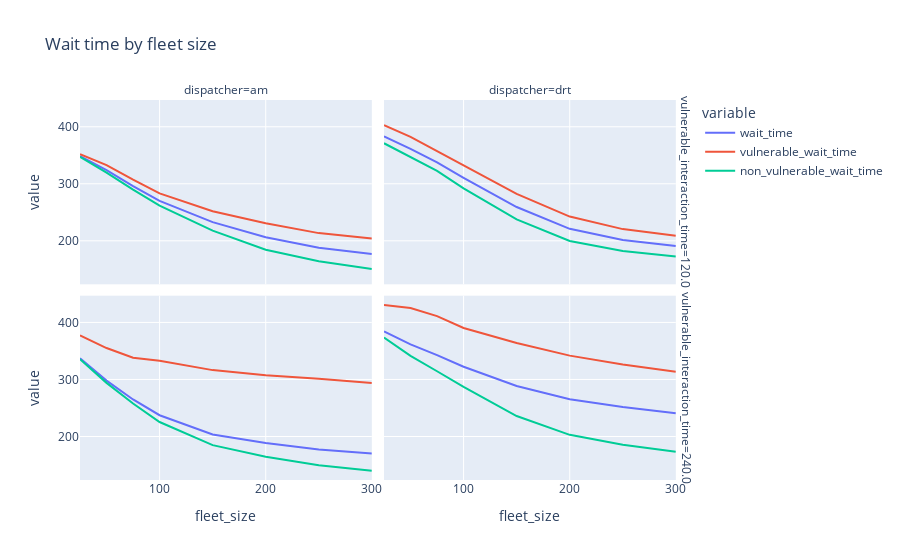

The cell this chart's notebook holds for it:
### Code cell
df_plot = df_analysis[
    (df_analysis["vulnerable_share"] == 0.5) & (df_analysis["fleet_size"] <= 300)
].melt(
    ["fleet_size", "vulnerable_interaction_time", "dispatcher"], 
    ["wait_time", "vulnerable_wait_time", "non_vulnerable_wait_time"]
).sort_values(by = ["fleet_size", "vulnerable_interaction_time"])

px.line(df_plot, height = 600, title = "Wait time by fleet size",
        x = "fleet_size", y = "value", color = "variable", 
        facet_col = "dispatcher", facet_row = "vulnerable_interaction_time")

### Figure 1 — Plotly figure (JSON) as saved in the notebook; plotly's stock layout.template omitted (floating-point values rounded to 4 significant figures)
{"data": [{"hovertemplate": "variable=wait_time<br>vulnerable_interaction_time=120.0<br>dispatcher=am<br>fleet_size=%{x}<br>value=%{y}<extra></extra>", "legendgroup": "wait_time", "line": {"color": "#636efa", "dash": "solid"}, "marker": {"symbol": "circle"}, "mode": "lines", "name": "wait_time", "orientation": "v", "showlegend": true, "type": "scatter", "x": [25, 50, 75, 100, 150, 200, 250, 300], "xaxis": "x3", "y": [348.6, 323.8, 296.0, 270.0, 232.8, 206.1, 187.7, 176.7], "yaxis": "y3"}, {"hovertemplate": "variable=wait_time<br>vulnerable_interaction_time=120.0<br>dispatcher=drt<br>fleet_size=%{x}<br>value=%{y}<extra></extra>", "legendgroup": "wait_time", "line": {"color": "#636efa", "dash": "solid"}, "marker": {"symbol": "circle"}, "mode": "lines", "name": "wait_time", "orientation": "v", "showlegend": false, "type": "scatter", "x": [25, 50, 75, 100, 150, 200, 250, 300], "xaxis": "x4", "y": [383.1, 361.1, 337.5, 310.5, 259.2, 220.9, 201.4, 190.7], "yaxis": "y4"}, {"hovertemplate": "variable=wait_time<br>vulnerable_interaction_time=240.0<br>dispatcher=am<br>fleet_size=%{x}<br>value=%{y}<extra></extra>", "legendgroup": "wait_time", "line": {"color": "#636efa", "dash": "solid"}, "marker": {"symbol": "circle"}, "mode": "lines", "name": "wait_time", "orientation": "v", "showlegend": false, "type": "scatter", "x": [25, 50, 75, 100, 150, 200, 250, 300], "xaxis": "x", "y": [337.4, 298.0, 264.9, 237.3, 203.5, 188.4, 177.3, 170.4], "yaxis": "y"}, {"hovertemplate": "variable=wait_time<br>vulnerable_interaction_time=240.0<br>dispatcher=drt<br>fleet_size=%{x}<br>value=%{y}<extra></extra>", "legendgroup": "wait_time", "line": {"color": "#636efa", "dash": "solid"}, "marker": {"symbol": "circle"}, "mode": "lines", "name": "wait_time", "orientation": "v", "showlegend": false, "type": "scatter", "x": [25, 50, 75, 100, 150, 200, 250, 300], "xaxis": "x2", "y": [384.3, 361.6, 342.7, 322.3, 288.7, 265.5, 251.9, 240.9], "yaxis": "y2"}, {"hovertemplate": "variable=vulnerable_wait_time<br>vulnerable_interaction_time=120.0<br>dispatcher=am<br>fleet_size=%{x}<br>value=%{y}<extra></extra>", "legendgroup": "vulnerable_wait_time", "line": {"color": "#EF553B", "dash": "solid"}, "marker": {"symbol": "circle"}, "mode": "lines", "name": "vulnerable_wait_time", "orientation": "v", "showlegend": true, "type": "scatter", "x": [25, 50, 75, 100, 150, 200, 250, 300], "xaxis": "x3", "y": [351.9, 332.6, 307.2, 283.1, 251.8, 230.9, 213.5, 204.1], "yaxis": "y3"}, {"hovertemplate": "variable=vulnerable_wait_time<br>vulnerable_interaction_time=120.0<br>dispatcher=drt<br>fleet_size=%{x}<br>value=%{y}<extra></extra>", "legendgroup": "vulnerable_wait_time", "line": {"color": "#EF553B", "dash": "solid"}, "marker": {"symbol": "circle"}, "mode": "lines", "name": "vulnerable_wait_time", "orientation": "v", "showlegend": false, "type": "scatter", "x": [25, 50, 75, 100, 150, 200, 250, 300], "xaxis": "x4", "y": [402.7, 382.4, 357.4, 332.7, 282.4, 242.5, 220.5, 208.8], "yaxis": "y4"}, {"hovertemplate": "variable=vulnerable_wait_time<br>vulnerable_interaction_time=240.0<br>dispatcher=am<br>fleet_size=%{x}<br>value=%{y}<extra></extra>", "legendgroup": "vulnerable_wait_time", "line": {"color": "#EF553B", "dash": "solid"}, "marker": {"symbol": "circle"}, "mode": "lines", "name": "vulnerable_wait_time", "orientation": "v", "showlegend": false, "type": "scatter", "x": [25, 50, 75, 100, 150, 200, 250, 300], "xaxis": "x", "y": [377.4, 355.1, 338.1, 332.7, 316.4, 307.3, 301.2, 294.0], "yaxis": "y"}, {"hovertemplate": "variable=vulnerable_wait_time<br>vulnerable_interaction_time=240.0<br>dispatcher=drt<br>fleet_size=%{x}<br>value=%{y}<extra></extra>", "legendgroup": "vulnerable_wait_time", "line": {"color": "#EF553B", "dash": "solid"}, "marker": {"symbol": "circle"}, "mode": "lines", "name": "vulnerable_wait_time", "orientation": "v", "showlegend": false, "type": "scatter", "x": [25, 50, 75, 100, 150, 200, 250, 300], "xaxis": "x2", "y": [430.8, 425.3, 411.2, 390.3, 364.1, 341.8, 326.1, 313.5], "yaxis": "y2"}, {"hovertemplate": "variable=non_vulnerable_wait_time<br>vulnerable_interaction_time=120.0<br>dispatcher=am<br>fleet_size=%{x}<br>value=%{y}<extra></extra>", "legendgroup": "non_vulnerable_wait_time", "line": {"color": "#00cc96", "dash": "solid"}, "marker": {"symbol": "circle"}, "mode": "lines", "name": "non_vulnerable_wait_time", "orientation": "v", "showlegend": true, "type": "scatter", "x": [25, 50, 75, 100, 150, 200, 250, 300], "xaxis": "x3", "y": [347.4, 319.6, 289.8, 261.6, 217.9, 184.4, 164.1, 150.7], "yaxis": "y3"}, {"hovertemplate": "variable=non_vulnerable_wait_time<br>vulnerable_interaction_time=120.0<br>dispatcher=drt<br>fleet_size=%{x}<br>value=%{y}<extra></extra>", "legendgroup": "non_vulnerable_wait_time", "line": {"color": "#00cc96", "dash": "solid"}, "marker": {"symbol": "circle"}, "mode": "lines", "name": "non_vulnerable_wait_time", "orientation": "v", "showlegend": false, "type": "scatter", "x": [25, 50, 75, 100, 150, 200, 250, 300], "xaxis": "x4", "y": [371.1, 347.1, 322.7, 292.1, 237.6, 199.8, 182.2, 172.6], "yaxis": "y4"}, {"hovertemplate": "variable=non_vulnerable_wait_time<br>vulnerable_interaction_time=240.0<br>dispatcher=am<br>fleet_size=%{x}<br>value=%{y}<extra></extra>", "legendgroup": "non_vulnerable_wait_time", "line": {"color": "#00cc96", "dash": "solid"}, "marker": {"symbol": "circle"}, "mode": "lines", "name": "non_vulnerable_wait_time", "orientation": "v", "showlegend": false, "type": "scatter", "x": [25, 50, 75, 100, 150, 200, 250, 300], "xaxis": "x", "y": [335.6, 294.1, 257.8, 225.4, 184.8, 164.4, 149.8, 139.9], "yaxis": "y"}, {"hovertemplate": "variable=non_vulnerable_wait_time<br>vulnerable_interaction_time=240.0<br>dispatcher=drt<br>fleet_size=%{x}<br>value=%{y}<extra></extra>", "legendgroup": "non_vulnerable_wait_time", "line": {"color": "#00cc96", "dash": "solid"}, "marker": {"symbol": "circle"}, "mode": "lines", "name": "non_vulnerable_wait_time", "orientation": "v", "showlegend": false, "type": "scatter", "x": [25, 50, 75, 100, 150, 200, 250, 300], "xaxis": "x2", "y": [373.5, 341.4, 314.4, 287.0, 235.9, 202.9, 185.7, 173.1], "yaxis": "y2"}], "layout": {"annotations": [{"font": {}, "showarrow": false, "text": "dispatcher=am", "x": 0.24, "xanchor": "center", "xref": "paper", "y": 1, "yanchor": "bottom", "yref": "paper"}, {"font": {}, "showarrow": false, "text": "dispatcher=drt", "x": 0.74, "xanchor": "center", "xref": "paper", "y": 1, "yanchor": "bottom", "yref": "paper"}, {"font": {}, "showarrow": false, "text": "vulnerable_interaction_time=240.0", "textangle": 90, "x": 0.98, "xanchor": "left", "xref": "paper", "y": 0.2425, "yanchor": "middle", "yref": "paper"}, {"font": {}, "showarrow": false, "text": "vulnerable_interaction_time=120.0", "textangle": 90, "x": 0.98, "xanchor": "left", "xref": "paper", "y": 0.7575, "yanchor": "middle", "yref": "paper"}], "autosize": true, "legend": {"title": {"text": "variable"}, "tracegroupgap": 0}, "title": {"text": "Wait time by fleet size"}, "xaxis": {"anchor": "y", "autorange": true, "domain": [0, 0.48], "range": [25, 300], "title": {"text": "fleet_size"}, "type": "linear"}, "xaxis2": {"anchor": "y2", "autorange": true, "domain": [0.5, 0.98], "matches": "x", "range": [25, 300], "title": {"text": "fleet_size"}, "type": "linear"}, "xaxis3": {"anchor": "y3", "autorange": true, "domain": [0, 0.48], "matches": "x", "range": [25, 300], "showticklabels": false, "type": "linear"}, "xaxis4": {"anchor": "y4", "autorange": true, "domain": [0.5, 0.98], "matches": "x", "range": [25, 300], "showticklabels": false, "type": "linear"}, "yaxis": {"anchor": "x", "autorange": true, "domain": [0, 0.485], "range": [123.7, 446.9], "title": {"text": "value"}, "type": "linear"}, "yaxis2": {"anchor": "x2", "autorange": true, "domain": [0, 0.485], "matches": "y", "range": [123.7, 446.9], "showticklabels": false, "type": "linear"}, "yaxis3": {"anchor": "x3", "autorange": true, "domain": [0.515, 1], "matches": "y", "range": [123.7, 446.9], "title": {"text": "value"}, "type": "linear"}, "yaxis4": {"anchor": "x4", "autorange": true, "domain": [0.515, 1], "matches": "y", "range": [123.7, 446.9], "showticklabels": false, "type": "linear"}}}
